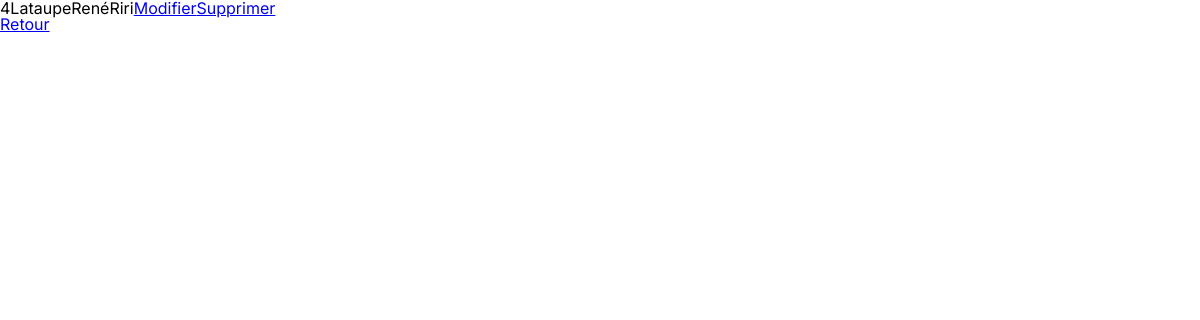
/admin/users/compte.php?users=4, run on an earlier commit of the app's database.
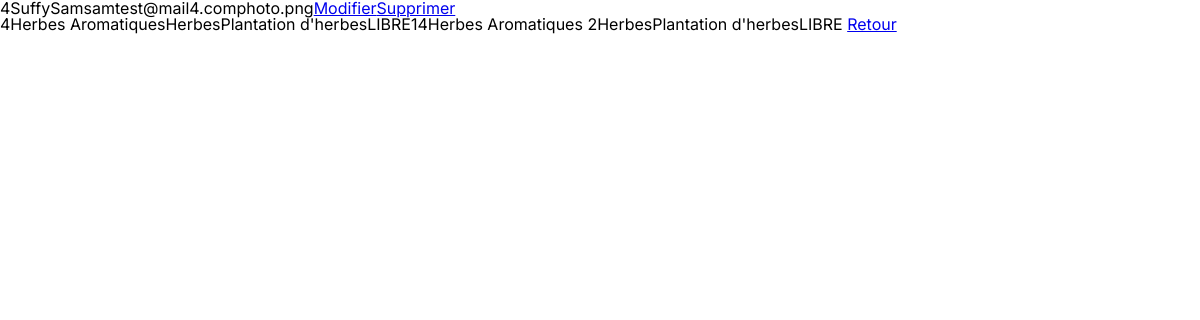
And on a later commit of the database.
### tables this page shows
CREATE TABLE `users` (
  `user_id` int(11) NOT NULL,
  `user_nom` varchar(50) NOT NULL,
  `user_prnm` varchar(50) NOT NULL,
  `user_login` varchar(50) NOT NULL,
  `user_pass` varchar(255) NOT NULL,
  `user_email` varchar(100) NOT NULL,
  `user_photo` varchar(30) NOT NULL DEFAULT 'default_profil.png'
);

CREATE TABLE `parcelles` (
  `parcelle_id` int(11) NOT NULL,
  `parcelle_nom` varchar(100) NOT NULL,
  `parcelle_content` varchar(50) NOT NULL,
  `parcelle_etat` varchar(10) NOT NULL,
  `parcelle_desc` varchar(150) NOT NULL,
  `parcelle_dateDeb` date NOT NULL,
  `parcelle_dateFin` date NOT NULL,
  `parcelle_reservation` int(11) DEFAULT NULL,
  `_jardin_id` int(11) NOT NULL,
  `_user_id` int(255) NOT NULL
);

### admin/users/compte.php (the view, shortened to what this page needs)
<?php
require '../../composants/head.php';
require '../../model/connectBD.php';
$user_id = $_GET['users'];
$req = $bd->query("SELECT * FROM users WHERE user_id = $user_id");
$users = $req->fetchAll(PDO::FETCH_ASSOC);
foreach ($users as $user) {
    echo '<tr>';
    echo '<td>' . $user['user_id'] . '</td>';
    echo '<td>' . $user['user_nom'] . '</td>';
    echo '<td>' . $user['user_prnm'] . '</td>';
    echo '<td>' . $user['user_login'] . '</td>';
    echo '<td>' . $user['user_email'] . '</td>';
    echo '<td>' . $user['user_photo'] . '</td>';
    echo '<td><a href="compte.php?users=' . $user['user_id'] . '">Modifier</a><a href="compte.php?users=' . $user['user_id'] . '">Supprimer</a></td>';
    echo '</tr>';
}
echo '<br>';
$requete = $bd->prepare('SELECT * FROM parcelles WHERE _user_id = ?');
$requete->bindParam(1, $user_id);
$requete->execute();
$parcelles = $requete->fetchAll(PDO::FETCH_ASSOC);
foreach ($parcelles as $parcelle) {
    echo '<tr>';
    echo '<td>' . $parcelle['parcelle_id'] . '</td>';
    echo '<td>' . $parcelle['parcelle_nom'] . '</td>';
    echo '<td>' . $parcelle['parcelle_content'] . '</td>';
    echo '<td>' . $parcelle['parcelle_desc'] . '</td>';
    echo '<td>' . $parcelle['parcelle_etat'] . '</td>';
    echo '</tr>';
}
?>
<a href="/admin/users/tableUsers.php">Retour</a>

### composants/head.php (shortened to what this page needs)
<!DOCTYPE html>
<html lang="fr">
<head>
    <link href="/src/assets/css/style.css" rel="stylesheet" />
    <link rel="stylesheet" href="https://unpkg.com/leaflet@1.9.4/dist/leaflet.css"/>
</head>
<body>

### src/assets/css/style.css (style rules this page uses)
html, body, div, span, applet, object, iframe, h1, h2, h3, h4, h5, h6, p, blockquote, pre, a, abbr, acronym, address, big, cite, code, del, dfn, em, img, ins, kbd, q, s, samp, small, strike, strong, sub, sup, tt, var, b, u, i, center, dl, dt, dd, ol, ul, li, fieldset, form, label, legend, table, caption, tbody, tfoot, thead, tr, th, td, article, aside, canvas, details, embed, figure, figcaption, footer, header, hgroup, menu, nav, output, ruby, section, summary, time, mark, audio, video { margin: 0; padding: 0; border: 0; font-size: 100%; font: inherit; vertical-align: baseline; }
body { line-height: 1; }
body { font-family: "Inter", sans-serif; }

What changed in the data, as far as the page shows it:
changed users id 4: user_nom "Lataupe" → "Suffy"; user_prnm "René" → "Sam"; user_login "Riri" → "sam"; user_email (not shown) → "test@mail4.com"; user_photo (not shown) → "photo.png"
now on this page (row edited): parcelles: parcelle_id "4", parcelle_nom "Herbes Aromatiques", parcelle_content "Herbes", parcelle_desc "Plantation d'herbes", parcelle_etat "LIBRE"
added parcelles: parcelle_id "14", parcelle_nom "Herbes Aromatiques 2", parcelle_content "Herbes", parcelle_desc "Plantation d'herbes", parcelle_etat "LIBRE"
